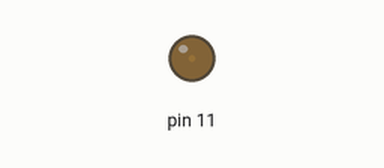
The sketch below on a simulated Arduino Uno, built with avr-gcc and run on an emulated ATmega328P. Parts: output pins drawn as LEDs (lit = HIGH).

Above: at 0.05 s.
At 1.15 s:
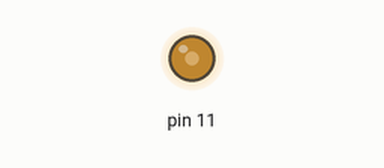
At 2.3 s:
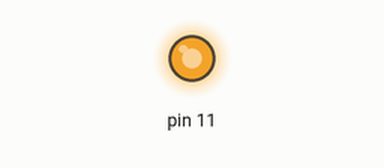
At 4.6 s:
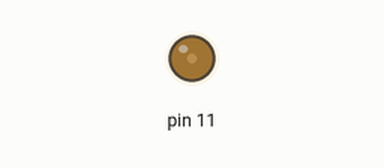
Timing chart, 0 to 6.7 s (numbered marks = the images above):
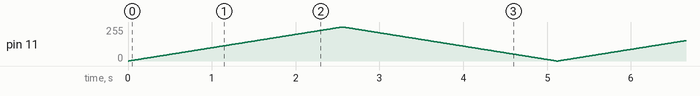

The sketch:

FadeLight.ino
```cpp
// Jonathan Mehmannavaz ©
// How to dim the light

void setup() {
  // Set pin 11 (PB3) as output
  DDRB |= (1 << DDB3);

  // Configure Timer2 for Fast PWM
  TCCR2A = (1 << WGM21) | (1 << WGM20) | (1 << COM2A1); // Fast PWM, non-inverting mode
  TCCR2B = (1 << CS20); // No prescaler
}

void loop() {
  // Fade in
  for (int brightness = 0; brightness <= 255; brightness++) {
    OCR2A = brightness; // Set PWM duty cycle
    _delay_ms(10); // Adjust delay for fade speed
  }

  // Fade out
  for (int brightness = 255; brightness >= 0; brightness--) {
    OCR2A = brightness; // Set PWM duty cycle
    _delay_ms(10); // Adjust delay for fade speed
  }
}
```
